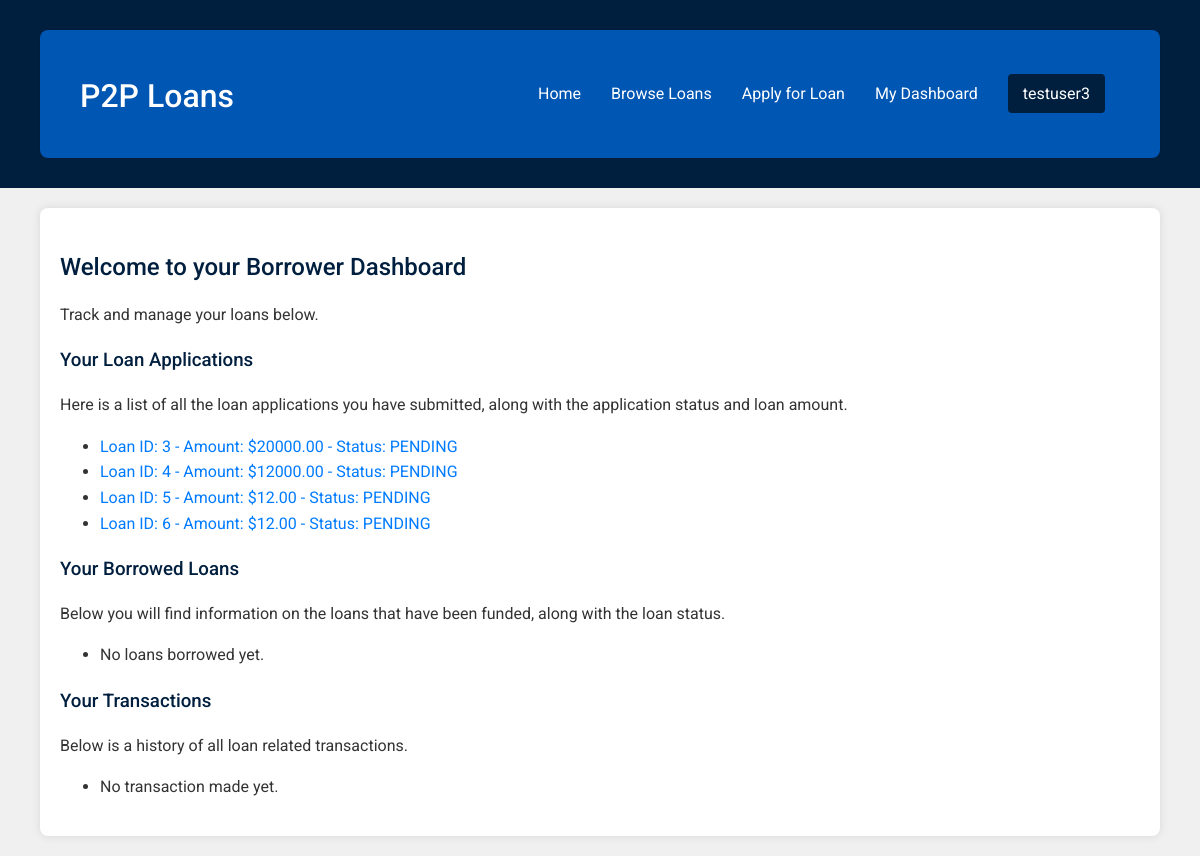
The app's page /borrower-dashboard/ (signed in), older data.
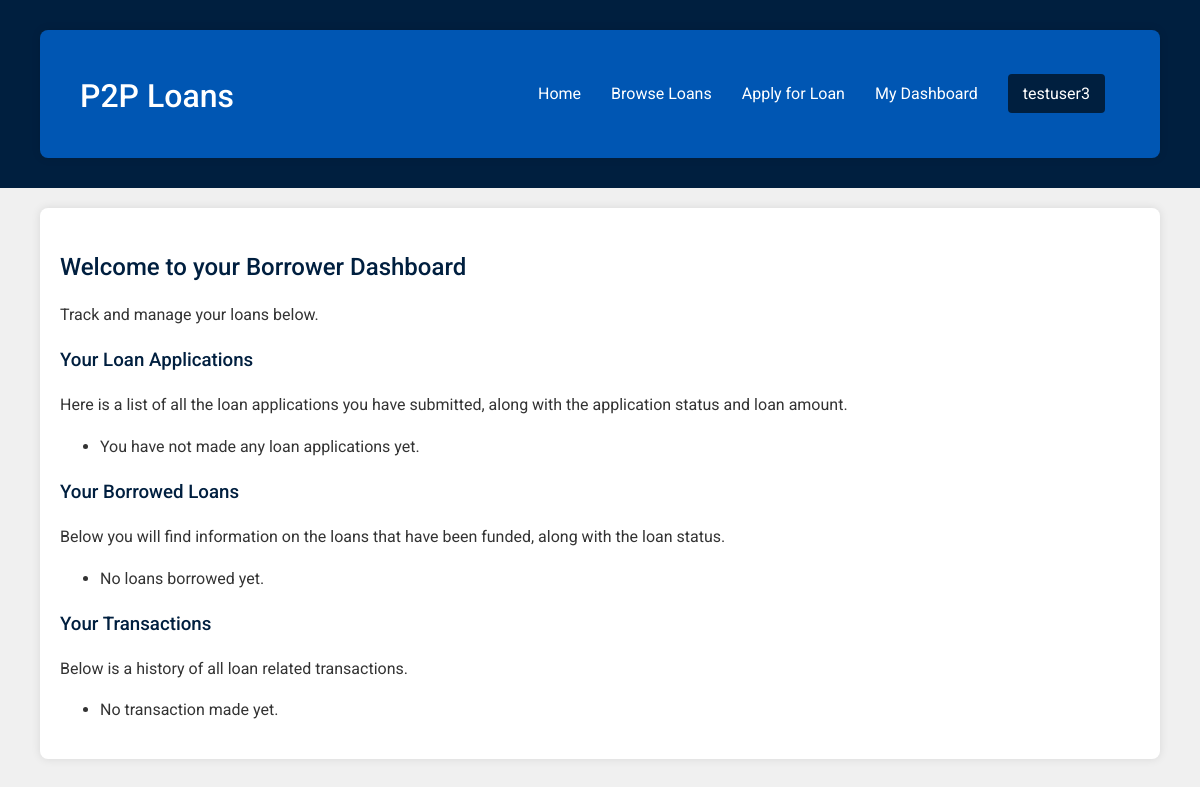
The same page, newer data.
### loans/models.py (models this page shows, shortened)
class User(AbstractUser):
    profile_picture = models.ImageField(upload_to='profile_pictures/', null=True, blank=True)
    phone_number = models.CharField(max_length=15, null=True, blank=True)
    rating = models.FloatField(default=0.0)
    number_of_loans = models.PositiveIntegerField(default=0)  # Number of loans taken
    number_of_loans_repaid = models.PositiveIntegerField(default=0)  # Number of loans repaid

class LoanApplication(models.Model):
    borrower = models.ForeignKey(User, on_delete=models.CASCADE, related_name='loan_applications')
    amount_requested = models.DecimalField(max_digits=10, decimal_places=2)
    purpose = models.CharField(max_length=255)
    duration_in_months = models.PositiveIntegerField()
    collateral = models.TextField(null=True, blank=True)
    status = models.CharField(
        max_length=20,
        choices=LoanStatus.choices,
        default=LoanStatus.PENDING
    )
    application_date = models.DateTimeField(auto_now_add=True)
    updated_at = models.DateTimeField(auto_now=True)

### loans/views.py (the view)
# urls.py: path('borrower-dashboard/', views.borrower_dashboard, name='borrower_dashboard'),
@login_required
def borrower_dashboard(request):
    loan_applications = LoanApplication.objects.filter(borrower=request.user)
    borrowed_loans = Loan.objects.filter(borrower=request.user)
    borrower_transactions = Transaction.objects.filter(borrower=request.user)
    return render(request, 'loans/borrower_dashboard.html', {'loan_applications': loan_applications, 'borrowed_loans': borrowed_loans, 'borrower_transactions': borrower_transactions})

### loans/templates/loans/borrower_dashboard.html
{% extends 'basic_generic.html' %}
{% load static %}
{% block content %}
    <h2>Welcome to your Borrower Dashboard</h2>
    <p>Track and manage your loans below.</p>
    <h3>Your Loan Applications</h3>
     <p>Here is a list of all the loan applications you have submitted, along with the application status and loan amount.</p>
    <ul>
        {% for application in loan_applications %}
            <li>
                <a href="{% url 'loans:loan_detail' application.id %}">
                    Loan ID: {{ application.id }} - Amount: ${{ application.amount_requested }} - Status: {{ application.status }}
                </a>
            </li>
        {% empty %}
            <li>You have not made any loan applications yet.</li>
        {% endfor %}
    </ul>
    <h3>Your Borrowed Loans</h3>
    <p>Below you will find information on the loans that have been funded, along with the loan status.</p>
    <ul>
         {% for loan in borrowed_loans %}
            <li>
                 <a href="{% url 'loans:loan_detail' loan.id %}">
                   Loan ID: {{ loan.id }} - Amount: ${{ loan.amount_requested }} - Status: {{ loan.status }}
                 </a>
            </li>
        {% empty %}
            <li>No loans borrowed yet.</li>
        {% endfor %}
    </ul>
     <h3>Your Transactions</h3>
    <p>Below is a history of all loan related transactions.</p>
    <ul>
    {% for transaction in borrower_transactions %}
        <li>
           Transaction ID: {{ transaction.id }} -  Amount: ${{ transaction.amount }} -  Date: {{ transaction.transaction_date }}  - Loan: {{transaction.loan}} - Repaid: {{transaction.is_repaid}}
        </li>
    {% empty %}
            <li>No transaction made yet.</li>
        {% endfor %}
    </ul>
{% endblock %}

### moneylending_platform/templates/basic_generic.html (shortened to what this page needs)
<!DOCTYPE html>
<html lang="en">
<head>
    {% load static %}
    <link rel="stylesheet" href="{% static 'css/style.css' %}">
</head>
<body>
    <header>
        <div class="container header-container">
            <h1><a href="{% url 'loans:home' %}" style="color:white; margin-left: 0">P2P Loans</a></h1>
            <nav class="navigation-right">
                <ul id="main-menu" class="desktop-menu">
                    <li><a href="{% url 'loans:home' %}">Home</a></li>
                    <li><a href="{% url 'loans:loan_list' %}">Browse Loans</a></li>
                    {% if user.is_authenticated %}
                        <li><a href="{% url 'loans:loan_application' %}">Apply for Loan</a></li>
                        <li><a href="{% url 'loans:profile' %}">My Dashboard</a></li>
                        <li class="dropdown desktop-dropdown">
                            <a href="javascript:void(0)" class="dropbtn">{{ user.username }}</a>
                        </li>
                    {% endif %}
                </ul>
            </nav>
        </div>
    </header>
    <div class="container">
        {% block content %}
        {% endblock %}
    </div>
</body>
</html>

### static/css/style.css (style rules this page uses)
body { font-family: 'Roboto', Arial, sans-serif; margin: 0; padding: 0; background-color: #f0f0f0; color: #333; line-height: 1.6; }
.container { width: 90%; max-width: 1200px; margin: 20px auto; padding: 20px; background-color: #fff; border-radius: 8px; box-shadow: 0 0 10px rgba(0, 0, 0, 0.1); }
h1, h2, h3 { color: #001f3f; font-weight: 500; margin-bottom: 15px; }
a { text-decoration: none; color: #007BFF; transition: color 0.3s ease; }
header { background-color: #001f3f; padding: 10px 0; color: #fff; text-align: center; display: flex; justify-content: space-between; align-items: center; }
.header-container { background-color: #0056b3; display: flex; justify-content: space-between; align-items: center; }
header h1 { margin-left: 20px; }
nav.navigation-right ul { list-style: none; padding: 0; margin: 0; display: flex; margin-right: 20px; }
nav.navigation-right ul li { margin: 0 15px; position: relative; }
header .navigation-right ul li a { color: #fff; transition: color 0.3s ease; }
.dropbtn { background-color: #001f3f; color: white; padding: 10px 15px; font-size: 16px; border: none; cursor: pointer; border-radius: 4px; text-decoration: none; }
.dropdown { position: relative; display: inline-block; }
@media (min-width: 768px) { #main-menu { display: flex !important; position: static; background-color: inherit; padding: 0; border: none; border-radius: 0; } }
@media (min-width: 768px) { .desktop-dropdown { display: inline-block; } }

Row changes from the older to the newer data that the page shows:
removed LoanApplication: id "3", amount_requested "20000.00", status "PENDING"
removed LoanApplication: id "4", amount_requested "12000.00", status "PENDING"
removed LoanApplication: id "5", amount_requested "12.00", status "PENDING"
removed LoanApplication: id "6", amount_requested "12.00", status "PENDING"
Text that changed along with them:
text now shown: "You have not made any loan applications yet."
